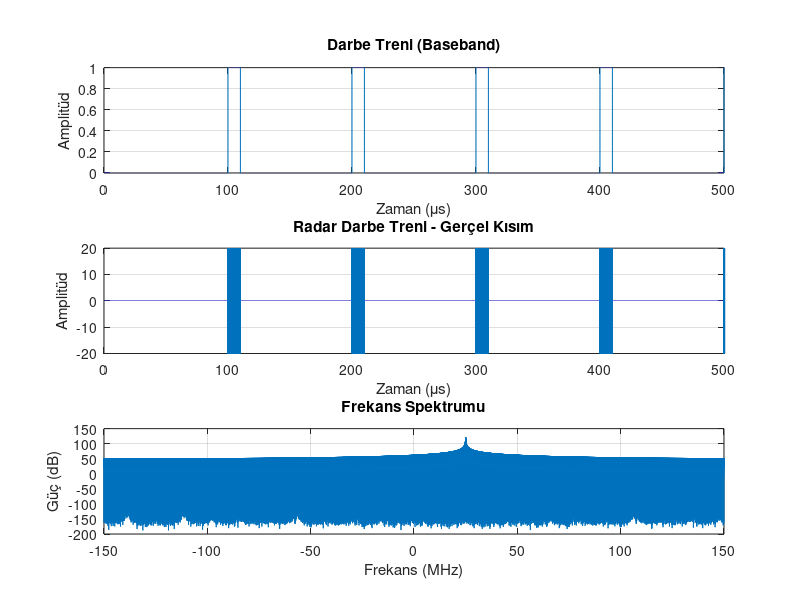
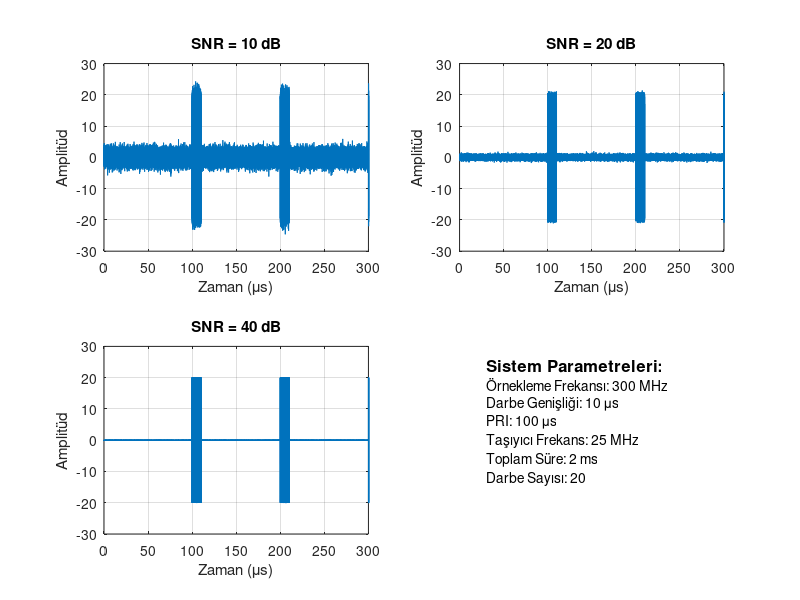

Write the MATLAB code that produced these figures, in order.
function [PulseRadarSignal, TimeVector, PulseTrain, NoisySignals] = SystemInput(varargin)
% RADARPULSETRAINGENERATOR Radar darbe treni oluşturur ve analiz eder
%
% Kullanım:
%   [signal, time, pulse] = RadarPulseTrainGenerator()
%   [signal, time, pulse] = RadarPulseTrainGenerator('ParameterName', Value, ...)
%
% Giriş Parametreleri (isteğe bağlı):
%   'Fs'                - Örnekleme frekansı (Hz) [varsayılan: 300e6]
%   'BroadcastTime'     - Toplam yayın süresi (s) [varsayılan: 2e-3]
%   'JustNoiseTime'     - Sadece gürültü süresi (s) [varsayılan: 100e-6]
%   'PW'                - Darbe genişliği (s) [varsayılan: 10e-6]
%   'PRI'               - Darbe tekrarlama aralığı (s) [varsayılan: 100e-6]
%   'Fc'                - Taşıyıcı frekans (Hz) [varsayılan: 25e6]
%   'SNR_dB'            - SNR seviyeleri (dB) [varsayılan: [10, 20, 40]]
%   'CarrierAmplitude'  - Taşıyıcı amplitüdü [varsayılan: 20]
%   'PlotResults'       - Sonuçları çiz (true/false) [varsayılan: true]
%
% Çıkış:
%   PulseRadarSignal    - Kompleks radar sinyali (temiz)
%   TimeVector          - Zaman vektörü
%   PulseTrain          - Darbe treni (baseband)
%   NoisySignals        - Gürültülü sinyaller (her SNR için ayrı sütun)
%
% Örnek:
%   % Varsayılan parametrelerle
%   [signal, time, pulse, noisySignals] = RadarPulseTrainGenerator();
%   
%   % Özel parametrelerle
%   [signal, time, pulse, noisySignals] = RadarPulseTrainGenerator('Fc', 50e6, 'PW', 5e-6, 'PlotResults', false);

%% Varsayılan Parametreler
defaultFs = 300e6;
defaultBroadcastTime = 2e-3;
defaultJustNoiseTime = 100e-6;
defaultPW = 10e-6;
defaultPRI = 100e-6;
defaultFc = 25e6;
defaultSNR_dB = [10, 20, 40];
defaultCarrierAmplitude = 20;
defaultPlotResults = true;

%% Giriş Parametrelerini Parse Et
p = inputParser;
addParameter(p, 'Fs', defaultFs, @(x) isnumeric(x) && x > 0);
addParameter(p, 'BroadcastTime', defaultBroadcastTime, @(x) isnumeric(x) && x > 0);
addParameter(p, 'JustNoiseTime', defaultJustNoiseTime, @(x) isnumeric(x) && x > 0);
addParameter(p, 'PW', defaultPW, @(x) isnumeric(x) && x > 0);
addParameter(p, 'PRI', defaultPRI, @(x) isnumeric(x) && x > 0);
addParameter(p, 'Fc', defaultFc, @(x) isnumeric(x) && x > 0);
addParameter(p, 'SNR_dB', defaultSNR_dB, @(x) isnumeric(x));
addParameter(p, 'CarrierAmplitude', defaultCarrierAmplitude, @(x) isnumeric(x) && x > 0);
addParameter(p, 'PlotResults', defaultPlotResults, @(x) islogical(x));

parse(p, varargin{:});

% Parametreleri değişkenlere ata
Fs = p.Results.Fs;
BroadcastTime = p.Results.BroadcastTime;
JustNoiseTime = p.Results.JustNoiseTime;
PW = p.Results.PW;
PRI = p.Results.PRI;
Fc = p.Results.Fc;
SNR_dB = p.Results.SNR_dB;
CarrierAmplitude = p.Results.CarrierAmplitude;
PlotResults = p.Results.PlotResults;

%% Sistem Parametrelerini Hesapla
TimeVector = 0:1/Fs:BroadcastTime-1/Fs;
TotalSamples = Fs*BroadcastTime;
JustNoiseSamples = Fs*JustNoiseTime;

%% Radar Sinyali Oluştur
% Darbe treni oluşturma
PulseTrain = PulseTrainGeneration(Fs, BroadcastTime, PW, PRI);
ComplexCarrier = CarrierAmplitude * exp(1j * 2 * pi * Fc * TimeVector);
PulseRadarSignal = ComplexCarrier .* PulseTrain;

%% Gürültülü Sinyalleri Oluştur
NoisySignals = zeros(length(PulseRadarSignal), length(SNR_dB));
SignalPower = mean(abs(PulseRadarSignal).^2);

for i = 1:length(SNR_dB)
    % Her SNR seviyesi için gürültü hesapla
    NoisePower = SignalPower / (10^(SNR_dB(i)/10));
    Noise = sqrt(NoisePower/2) * (randn(size(PulseRadarSignal)) + 1j*randn(size(PulseRadarSignal)));
    NoisySignals(:,i) = PulseRadarSignal + Noise;
end

%% Sonuçları Görselleştir
if PlotResults
    plotResults(TimeVector, PulseTrain, PulseRadarSignal, NoisySignals, SNR_dB, Fs, PW, PRI, Fc, BroadcastTime);
end

%% Sistem bilgilerini göster
fprintf('\n=== Radar Darbe Treni Parametreleri ===\n');
fprintf('Örnekleme Frekansı: %.1f MHz\n', Fs/1e6);
fprintf('Darbe Genişliği: %.1f μs\n', PW*1e6);
fprintf('PRI: %.1f μs\n', PRI*1e6);
fprintf('Taşıyıcı Frekans: %.1f MHz\n', Fc/1e6);
fprintf('Toplam Süre: %.1f ms\n', BroadcastTime*1e3);
fprintf('Darbe Sayısı: %d\n', floor(BroadcastTime/PRI));
fprintf('Toplam Örnek Sayısı: %d\n', length(TimeVector));
fprintf('=======================================\n\n');

end

%% Yardımcı Fonksiyonlar
function [PulseTrain] = PulseTrainGeneration(Fs,BroadcastTime,PW,PRI)  
    TotalSamples = Fs*BroadcastTime;
    JustNoiseSamples = Fs * 100e-6;
    PulseTrain = zeros(1,TotalSamples);
    SignalStartSample = JustNoiseSamples + 1;

    PW_samples = PW * Fs;
    PRI_samples = PRI * Fs;
    
    pulse_start = SignalStartSample;
    while pulse_start + PW_samples - 1 <= TotalSamples
        pulse_end = pulse_start + PW_samples - 1;
        PulseTrain(pulse_start:pulse_end) = 1;
        pulse_start = pulse_start + PRI_samples;
    end
end

function plotResults(TimeVector, PulseTrain, PulseRadarSignal, NoisySignals, SNR_dB, Fs, PW, PRI, Fc, BroadcastTime)
    % Ana sinyal grafikleri
    figure('Position', [100, 100, 1200, 800], 'Name', 'Radar Darbe Treni Analizi');
    
    % Alt grafik 1: Darbe treni
    subplot(3,1,1);
    plot(TimeVector*1e6, PulseTrain);
    xlabel('Zaman (μs)');
    ylabel('Amplitüd');
    title('Darbe Treni (Baseband)');
    grid on;
    xlim([0, 500]); % İlk 500 μs'yi göster
    
    % Alt grafik 2: Gerçel kısım
    subplot(3,1,2);
    plot(TimeVector*1e6, real(PulseRadarSignal));
    xlabel('Zaman (μs)');
    ylabel('Amplitüd');
    title('Radar Darbe Treni - Gerçel Kısım');
    grid on;
    xlim([0, 500]); % İlk 500 μs'yi göster
    
    % Alt grafik 3: Frekans spektrumu
    subplot(3,1,3);
    N = length(PulseRadarSignal);
    f = (-N/2:N/2-1)*(Fs/N);
    PSD = abs(fftshift(fft(PulseRadarSignal))).^2;
    plot(f/1e6, 10*log10(PSD));
    xlabel('Frekans (MHz)');
    ylabel('Güç (dB)');
    title('Frekans Spektrumu');
    grid on;
    
    % SNR analizi
    figure('Position', [200, 200, 1200, 600], 'Name', 'SNR Analizi');
    
    for i = 1:length(SNR_dB)        
        subplot(2, 2, i);
        plot(TimeVector*1e6, real(NoisySignals(:,i)));
        xlabel('Zaman (μs)');
        ylabel('Amplitüd');
        title(['SNR = ', num2str(SNR_dB(i)), ' dB']);
        grid on;
        xlim([0, 300]); % İlk 300 μs'yi göster
    end
    
    % Sistem parametrelerini göster
    subplot(2, 2, 4);
    axis off;
    text(0.1, 0.9, 'Sistem Parametreleri:', 'FontSize', 12, 'FontWeight', 'bold');
    text(0.1, 0.8, ['Örnekleme Frekansı: ', num2str(Fs/1e6), ' MHz'], 'FontSize', 10);
    text(0.1, 0.7, ['Darbe Genişliği: ', num2str(PW*1e6), ' μs'], 'FontSize', 10);
    text(0.1, 0.6, ['PRI: ', num2str(PRI*1e6), ' μs'], 'FontSize', 10);
    text(0.1, 0.5, ['Taşıyıcı Frekans: ', num2str(Fc/1e6), ' MHz'], 'FontSize', 10);
    text(0.1, 0.4, ['Toplam Süre: ', num2str(BroadcastTime*1e3), ' ms'], 'FontSize', 10);
    text(0.1, 0.3, ['Darbe Sayısı: ', num2str(floor(BroadcastTime/PRI))], 'FontSize', 10);
end